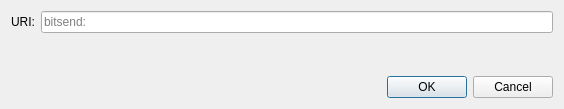
<?xml version="1.0" encoding="UTF-8"?>
<ui version="4.0">
 <class>OpenURIDialog</class>
 <widget class="QDialog" name="OpenURIDialog">
  <property name="geometry">
   <rect>
    <x>0</x>
    <y>0</y>
    <width>564</width>
    <height>109</height>
   </rect>
  </property>
  <property name="windowTitle">
   <string>Open bitsend URI</string>
  </property>
  <layout class="QVBoxLayout" name="verticalLayout">
   <item>
    <layout class="QHBoxLayout" name="horizontalLayout">
     <item>
      <widget class="QLabel" name="label">
       <property name="text">
        <string>URI:</string>
       </property>
      </widget>
     </item>
     <item>
      <widget class="QValidatedLineEdit" name="uriEdit">
       <property name="placeholderText">
        <string notr="true">bitsend:</string>
       </property>
      </widget>
     </item>
    </layout>
   </item>
   <item>
    <spacer name="verticalSpacer">
     <property name="orientation">
      <enum>Qt::Vertical</enum>
     </property>
     <property name="sizeHint" stdset="0">
      <size>
       <width>20</width>
       <height>40</height>
      </size>
     </property>
    </spacer>
   </item>
   <item>
    <widget class="QDialogButtonBox" name="buttonBox">
     <property name="orientation">
      <enum>Qt::Horizontal</enum>
     </property>
     <property name="standardButtons">
      <set>QDialogButtonBox::Cancel|QDialogButtonBox::Ok</set>
     </property>
    </widget>
   </item>
  </layout>
 </widget>
 <customwidgets>
  <customwidget>
   <class>QValidatedLineEdit</class>
   <extends>QLineEdit</extends>
   <header>qt/qvalidatedlineedit.h</header>
  </customwidget>
 </customwidgets>
 <resources/>
 <connections>
  <connection>
   <sender>buttonBox</sender>
   <signal>accepted()</signal>
   <receiver>OpenURIDialog</receiver>
   <slot>accept()</slot>
   <hints>
    <hint type="sourcelabel">
     <x>248</x>
     <y>254</y>
    </hint>
    <hint type="destinationlabel">
     <x>157</x>
     <y>274</y>
    </hint>
   </hints>
  </connection>
  <connection>
   <sender>buttonBox</sender>
   <signal>rejected()</signal>
   <receiver>OpenURIDialog</receiver>
   <slot>reject()</slot>
   <hints>
    <hint type="sourcelabel">
     <x>316</x>
     <y>260</y>
    </hint>
    <hint type="destinationlabel">
     <x>286</x>
     <y>274</y>
    </hint>
   </hints>
  </connection>
 </connections>
</ui>
